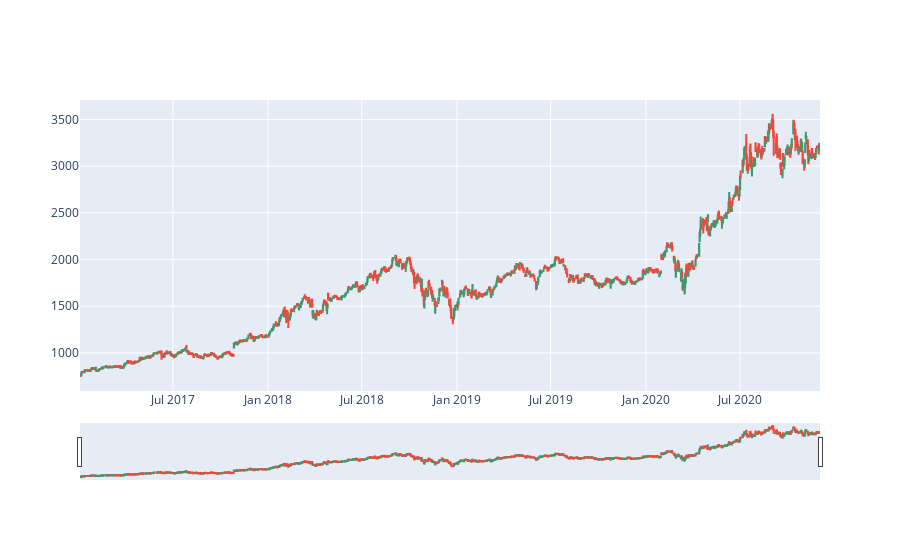

Notebook source saved alongside this figure:
### Code cell
# Example
plot_prices_evolution(amazon)

### Figure 1 — Plotly figure (JSON) as saved in the notebook; plotly's stock layout.template omitted (floating-point values rounded to 4 significant figures; data arrays with more than 128 entries replaced by an {"elided": "..."} marker saying what was removed)
{"data": [{"close": {"elided": "987 float values"}, "high": {"elided": "987 float values"}, "low": {"elided": "987 float values"}, "open": {"elided": "987 float values"}, "type": "candlestick", "x": {"elided": "987 str values"}}], "layout": {}}
